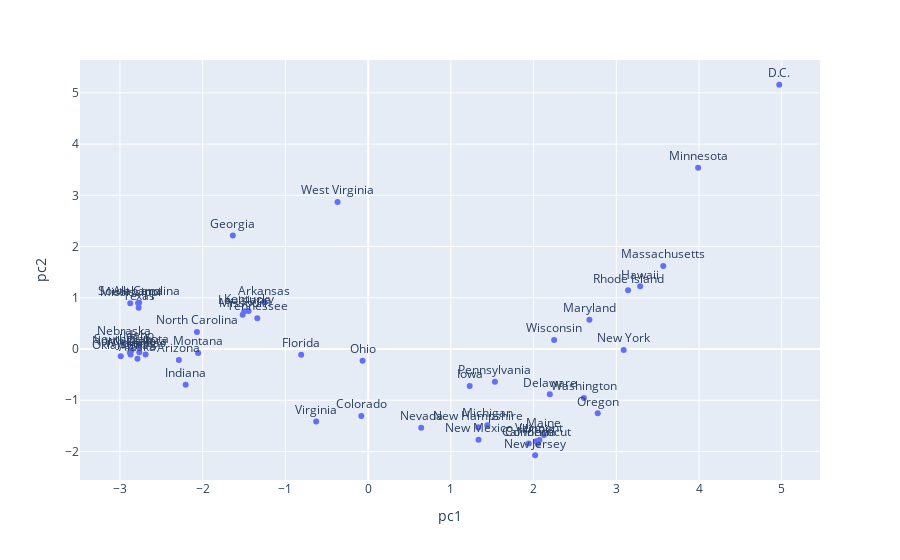

Write notebook code for a chart like this one.
### Markdown cell above
### Part i

### Code cell
import plotly.express as px
first_2_pcs_jittered['state'] = list(df_1972_to_2016.index)
fig= px.scatter(first_2_pcs_jittered, x='pc1', y='pc2', text='state')
fig.update_traces(textposition='top center')
fig.show();

### Figure 1 — Plotly figure (JSON) as saved in the notebook; plotly's stock layout.template omitted (floating-point values rounded to 4 significant figures)
{"data": [{"hoverlabel": {"namelength": 0}, "hovertemplate": "pc1=%{x}<br>pc2=%{y}<br>state=%{text}", "legendgroup": "", "marker": {"color": "#636efa", "symbol": "circle"}, "mode": "markers+text", "name": "", "showlegend": false, "text": ["Alabama", "Alaska", "Arizona", "Arkansas", "California", "Colorado", "Connecticut", "Delaware", "D.C.", "Florida", "Georgia", "Hawaii", "Idaho", "Illinois", "Indiana", "Iowa", "Kansas", "Kentucky", "Louisiana", "Maine", "Maryland", "Massachusetts", "Michigan", "Minnesota", "Mississippi", "Missouri", "Montana", "Nebraska", "Nevada", "New Hampshire", "New Jersey", "New Mexico", "New York", "North Carolina", "North Dakota", "Ohio", "Oklahoma", "Oregon", "Pennsylvania", "Rhode Island", "South Carolina", "South Dakota", "Tennessee", "Texas", "Utah", "Vermont", "Virginia", "Washington", "West Virginia", "Wisconsin", "Wyoming"], "textposition": "top center", "type": "scatter", "x": [-2.781, -2.788, -2.288, -1.259, 1.942, -0.08236, 2.051, 2.196, 4.969, -0.8091, -1.635, 3.288, -2.771, 2.033, -2.205, 1.227, -2.69, -1.446, -1.497, 2.124, 2.675, 3.567, 1.441, 3.989, -2.876, -1.516, -2.055, -2.957, 0.6414, 1.332, 2.019, 1.334, 3.089, -2.069, -2.879, -0.06701, -2.99, 2.775, 1.533, 3.142, -2.768, -2.858, -1.339, -2.774, -2.766, 2.071, -0.6277, 2.608, -0.3694, 2.248, -2.871], "xaxis": "x", "y": [0.8976, -0.1898, -0.2148, 0.9109, -1.842, -1.306, -1.852, -0.884, 5.158, -0.1095, 2.216, 1.224, 0.03666, -1.799, -0.6955, -0.724, -0.1083, 0.7398, 0.7353, -1.68, 0.5706, 1.62, -1.487, 3.541, 0.8911, 0.6685, -0.07818, 0.1274, -1.536, -1.527, -2.074, -1.773, -0.01694, 0.3318, -0.06858, -0.2308, -0.1418, -1.255, -0.6408, 1.145, 0.9029, -0.02584, 0.602, 0.8077, -0.06413, -1.776, -1.415, -0.957, 2.869, 0.1748, -0.1056], "yaxis": "y"}], "layout": {"legend": {"tracegroupgap": 0}, "margin": {"t": 60}, "xaxis": {"anchor": "y", "domain": [0, 1], "title": {"text": "pc1"}}, "yaxis": {"anchor": "x", "domain": [0, 1], "title": {"text": "pc2"}}}}
